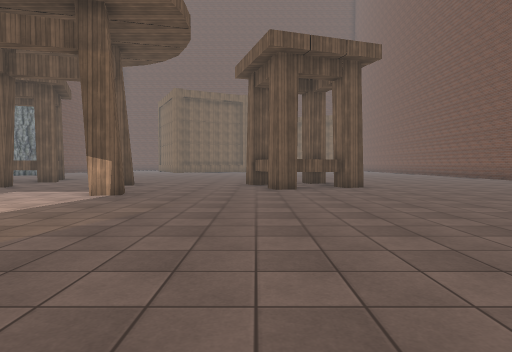
View 1 (above)

24 first-person views from a walk through a 3-D level made in the Unity game engine. The camera is 1.3 m above the floor, tilts 2° down and sees 75° across. The floor is counted in squares, 2 m on a side. Each view is taken from the middle of a square. On the plan, view 1 faces up. The plan holds only what a view shows up to about 10 squares ahead; the rest is blank. The place goes on beyond the plan. Some animated figures are not drawn. Some surface patterns are stand-ins.

View 2
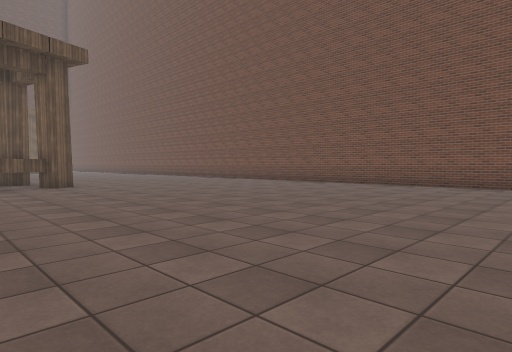

View 3
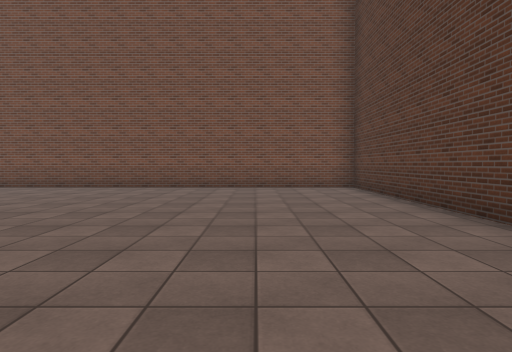

View 4
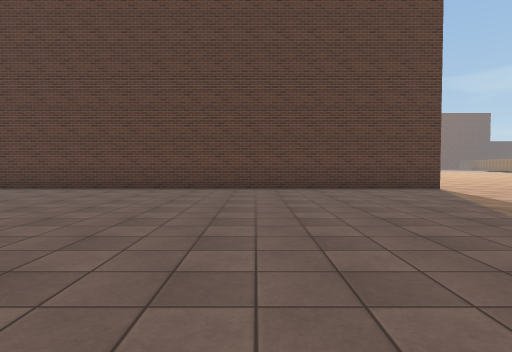

View 5
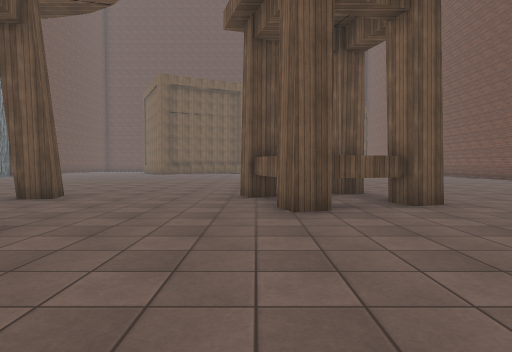

View 6
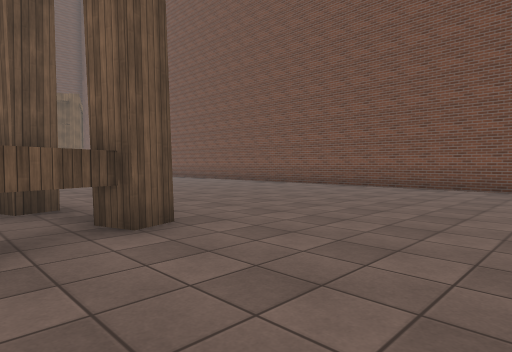

View 7
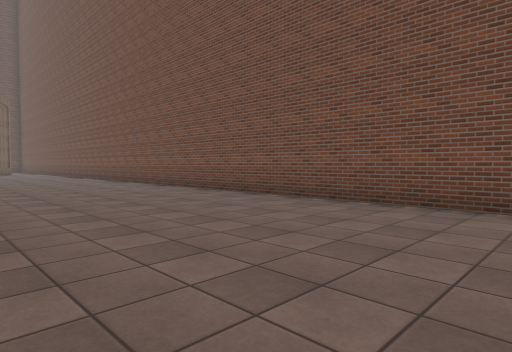

View 8
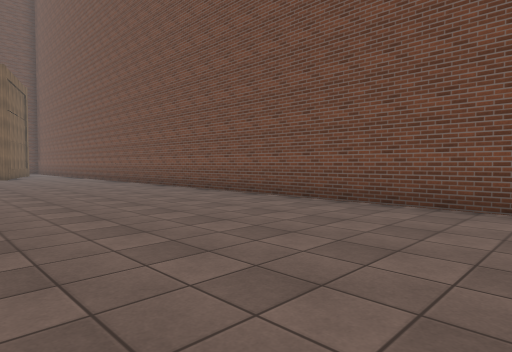

View 9
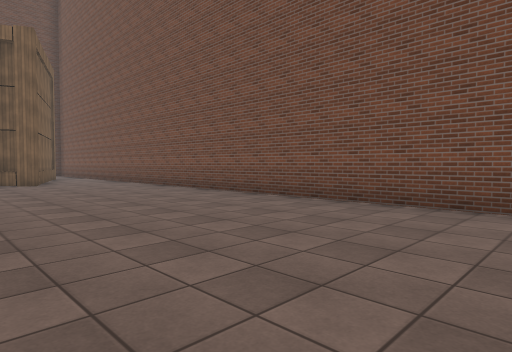

View 10
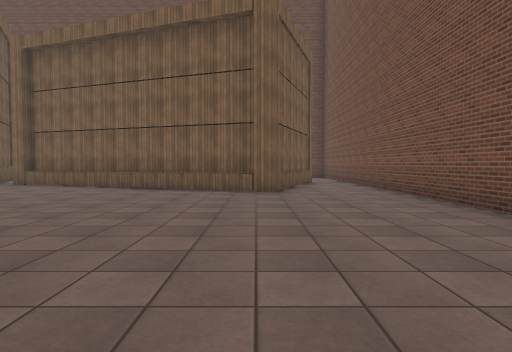

View 11
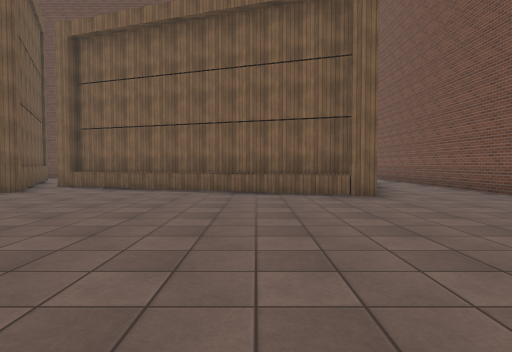

View 12
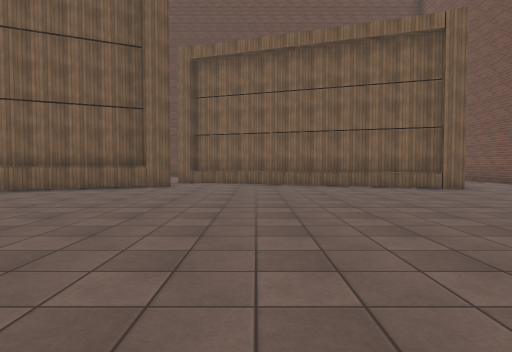

View 13
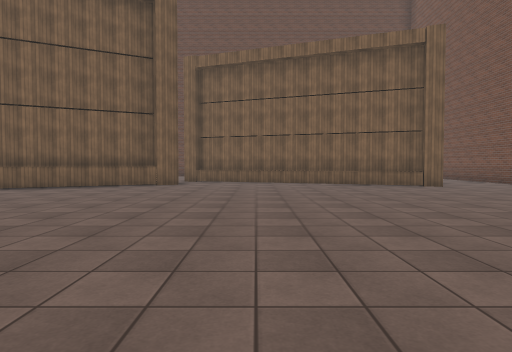

View 14
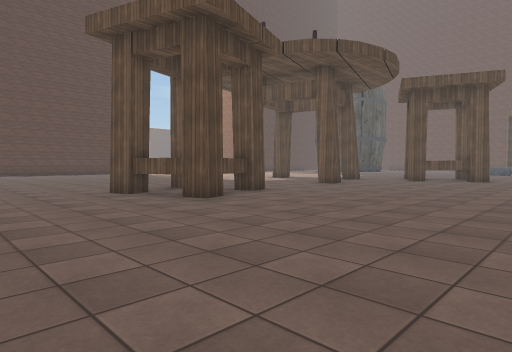

View 15
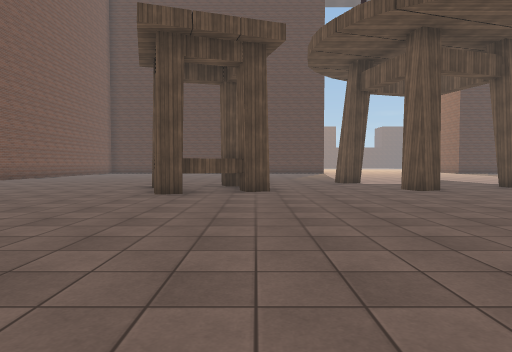

View 16
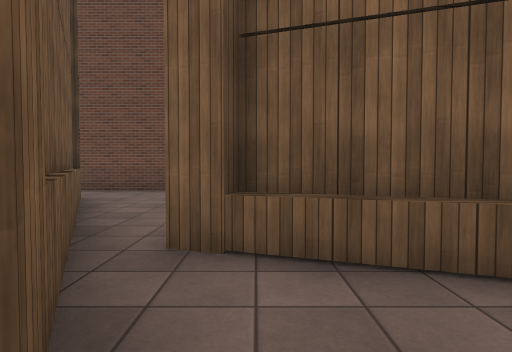

View 17
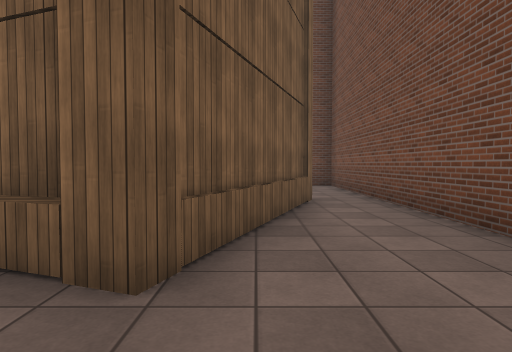

View 18
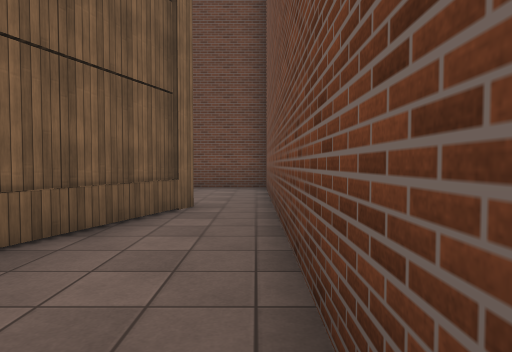

View 19
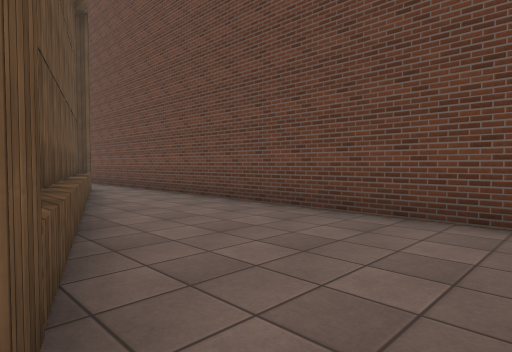

View 20
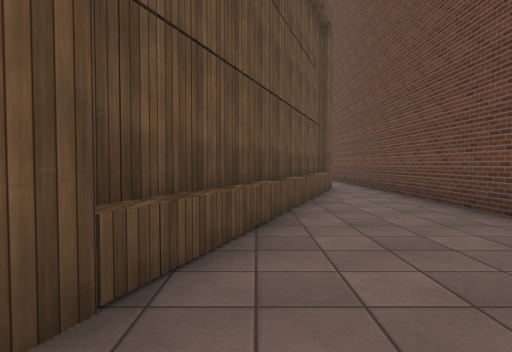

View 21
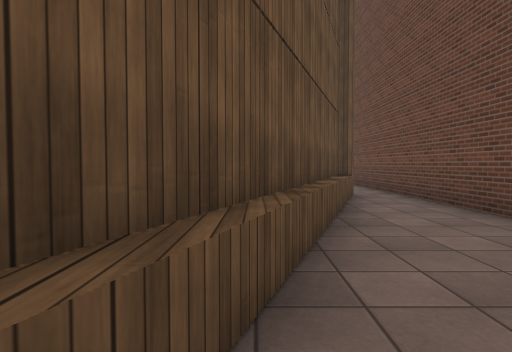

View 22
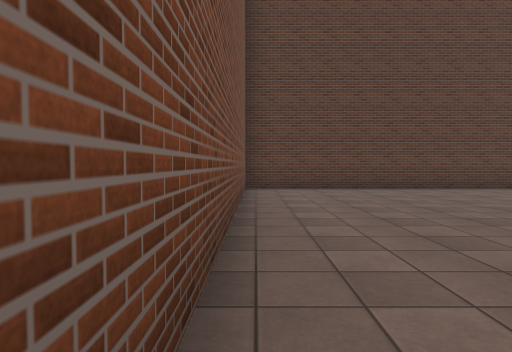

View 23
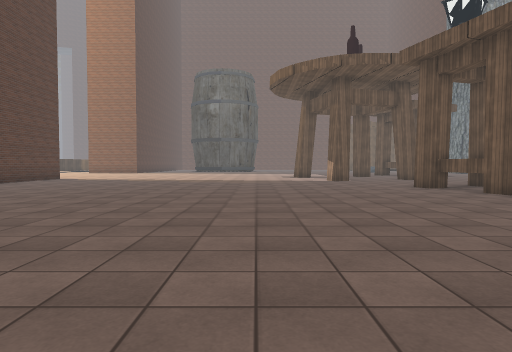

View 24
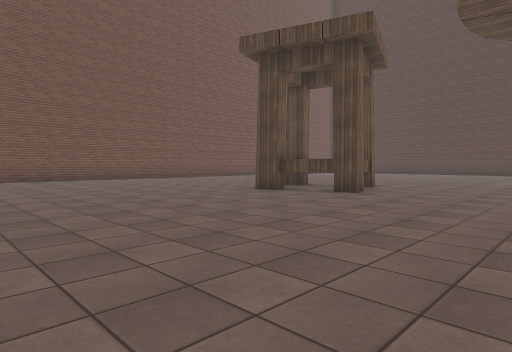

### Floor plan
Key: @ floor where view 1 was taken; # wall or solid block; . floor; T thing the floor can be seen under or through.
Columns run from 4 left of view 1 to 11 right of it. Each row starts with its distance up from view 1.
 35 ################
 34 ... .#.........#
 33  #.  ####......#
 32  #..    ####...#
 31  ##.       ###.#
 30   #.##      #..#
 29   #######   #..#
 28   ##....#####..#
 27 ###.......##...#
 26 #..............#
 25 ...............#
 24 ...............#
 23  ..............#
 22   .............#
 21    ............#
 20    ............#
 19     ...........#
 18 ...............#
 17 ...............#
 16 ...............#
 15 ...............#
 14 ...............#
 13 ...............#
 12 ...............#
 11 #...##T........#
 10 #...##T........#
  9 .....#TT.......#
  8 ...............#
  7 .#.............#
  6 ...............#
  5 ...............#
  4  ..............#
  3  ..............#
  2   .............#
  1  ..............#
  0  ...@..........#
 -1 ...............#
 -2 ...............#
 -3 ...............#
 -4 ...............#
 -5 ################

Positions as (right, up) in squares from view 1, and headings:
1: (0, 0), facing up
2: (0, -1), facing up-right
3: (1, -2), facing right
4: (0, 4), facing down
5: (0, 4), facing up
6: (1, 6), facing up-right
7: (5, 5), facing up-right
8: (5, 10), facing up-right
9: (5, 15), facing up-right
10: (7, 19), facing up
11: (5, 20), facing up
12: (2, 18), facing up
13: (2, 17), facing up
14: (6, 17), facing down-left
15: (0, 19), facing down
16: (0, 27), facing up
17: (8, 25), facing up
18: (10, 26), facing up
19: (10, 31), facing up-left
20: (10, 32), facing left
21: (8, 32), facing left
22: (10, 4), facing down
23: (10, 4), facing left
24: (-4, 18), facing down-right
